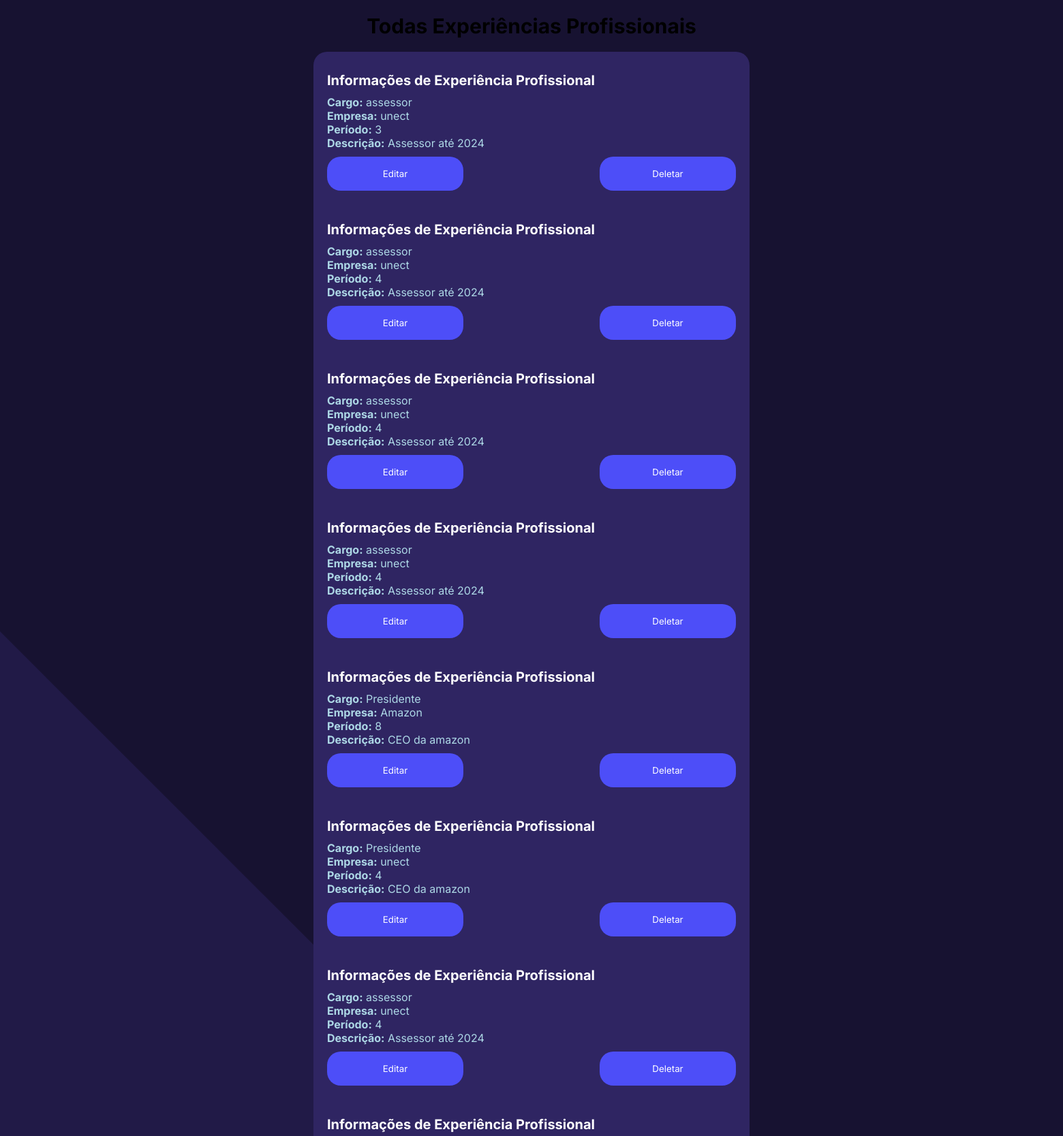
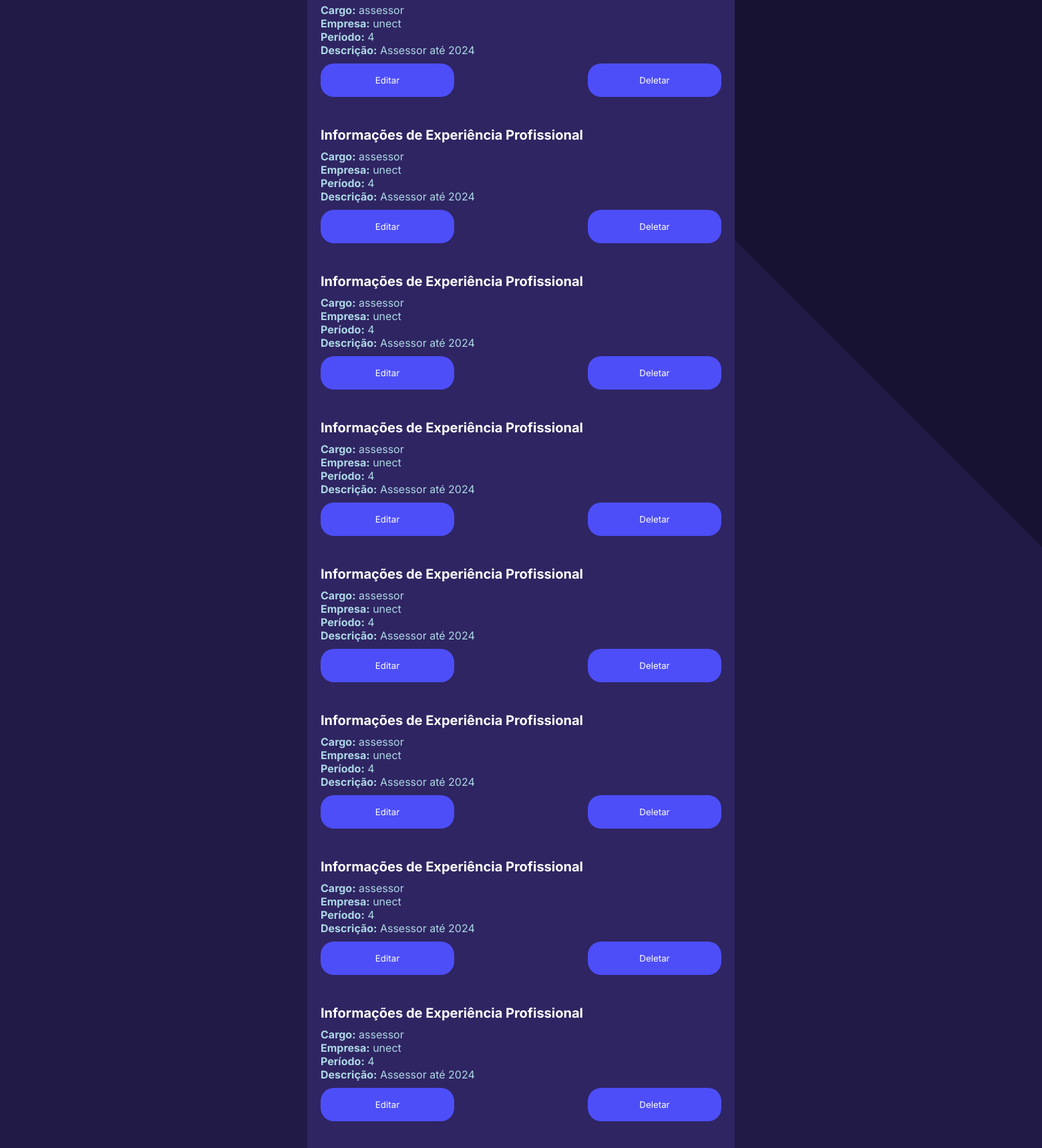
Page /recrutamento/professional_experiences/ (upper part) on the committed database (2 pictures, top to bottom).
### recrutamento/models.py (models this page shows, shortened)
class ProfessionalExperience(models.Model):
    cargo = models.CharField(max_length=200)
    empresa = models.CharField(max_length=200)
    periodo = models.IntegerField()
    description = models.CharField(max_length=200)

### recrutamento/views.py (the view)
# urls.py: path("professional_experiences/", views.get_data_professional_experience, name="get_data_professional_experience"),
def professional_experiences(request):
    all_professional_experiences = ProfessionalExperience.objects.all() #Acessa todos os objetos de experiência profissional
    template = loader.get_template("recrutamento/professional_experiences/all_professional_experiences.html")
    context = {
        "all_professional_experiences": all_professional_experiences,
    }
    return HttpResponse(template.render(context, request))#Renderiza o conteudo e a pagina

### recrutamento/templates/recrutamento/professional_experiences/all_professional_experiences.html (shortened to what this page needs)
<!DOCTYPE html>
<html>
<head>
</head>
<body>
    <h1>Todas Experiências Profissionais</h1>
    {% if all_professional_experiences %}
        <ul>
            {% for professional_experience in all_professional_experiences %}
                <li>
                    <h2>Informações de Experiência Profissional</h2>
                    <strong>Cargo:</strong> {{ professional_experience.cargo }}<br>
                    <strong>Empresa:</strong> {{ professional_experience.empresa }}<br>
                    <strong>Período:</strong> {{ professional_experience.periodo }}<br>
                    <strong>Descrição:</strong> {{ professional_experience.description }}<br>
                    <div class="button-container">
                        <form action="{% url 'update_professional_experience' professional_experience.id %}" method='GET' style="display:inline;">
                            <button type="submit">Editar</button>
                        </form>
                        <form action="{% url 'confirm_delete_professional_experience' professional_experience.id %}" method="GET" style="display:inline;">
                            <button type="submit">Deletar</button>
                        </form>
                    </div>
                </li>
                <br>
            {% endfor %}
        </ul>
    {% else %}
        <p>No professional experiences available.</p>
    {% endif %}
</body>
</html>

### recrutamento/templates/recrutamento/professional_experiences/all_professional_experiences.html (style rules this page uses)
body { background-color: #171231; font-family: 'Inter', sans-serif; margin: 0; padding: 0; height: 100vh; display: flex; flex-direction: column; align-items: center; z-index: 3; }
h1 { color: #825fe; font-size: 30px; margin: 20px 0; z-index: 3; text-align: center; }
h2 { color: white; font-size: 20px; margin: 10px 0; z-index: 3; }
ul { background-color: #2f2562; border-radius: 20px; padding: 20px; list-style-type: none; width: 600px; max-width: 90%; z-index: 3; margin: 0; }
li { color: lightblue; margin-bottom: 15px; z-index: 3; }
.button-container { display: flex; justify-content: space-between; margin-top: 10px; }
button { font-family: 'Inter', sans-serif; background-color: #4d4ef8; color: white; padding: 14px 20px; border: none; cursor: pointer; width: 200px; height: 50px; border-radius: 20px; z-index: 3; }

### rows in the picture
ProfessionalExperience: cargo "assessor", empresa "unect", periodo "3", description "Assessor até 2024"
ProfessionalExperience: cargo "assessor", empresa "unect", periodo "4", description "Assessor até 2024"
ProfessionalExperience: cargo "assessor", empresa "unect", periodo "4", description "Assessor até 2024"
ProfessionalExperience: cargo "assessor", empresa "unect", periodo "4", description "Assessor até 2024"
ProfessionalExperience: cargo "Presidente", empresa "Amazon", periodo "8", description "CEO da amazon"
ProfessionalExperience: cargo "Presidente", empresa "unect", periodo "4", description "CEO da amazon"
ProfessionalExperience: cargo "assessor", empresa "unect", periodo "4", description "Assessor até 2024"
ProfessionalExperience: cargo "assessor", empresa "unect", periodo "4", description "Assessor até 2024"
ProfessionalExperience: cargo "assessor", empresa "unect", periodo "4", description "Assessor até 2024"
ProfessionalExperience: cargo "assessor", empresa "unect", periodo "4", description "Assessor até 2024"
ProfessionalExperience: cargo "assessor", empresa "unect", periodo "4", description "Assessor até 2024"
ProfessionalExperience: cargo "assessor", empresa "unect", periodo "4", description "Assessor até 2024"
ProfessionalExperience: cargo "assessor", empresa "unect", periodo "4", description "Assessor até 2024"
ProfessionalExperience: cargo "assessor", empresa "unect", periodo "4", description "Assessor até 2024"
ProfessionalExperience: cargo "assessor", empresa "unect", periodo "4", description "Assessor até 2024"
